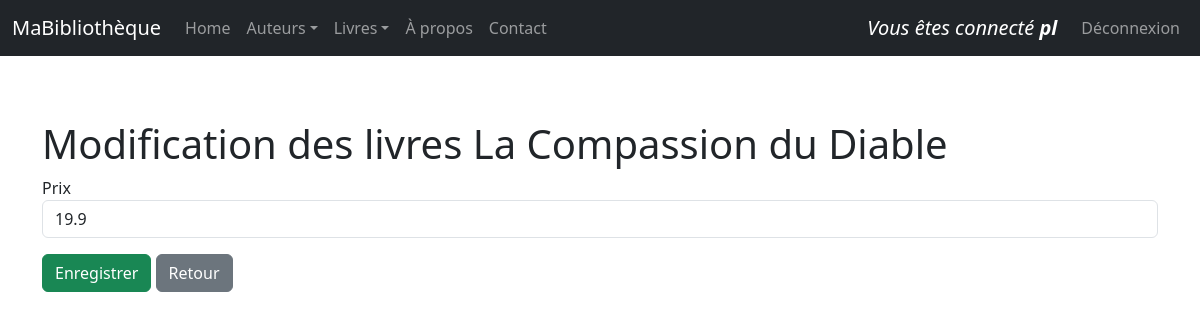
The page /livres/1/update/ (signed in) on the database its author committed.
### monApp/models.py (models this page shows, shortened)
class User(db.Model, UserMixin):
    Login = db.Column(db.String(50), primary_key=True)
    Password = db.Column(db.String(64))

class Livre(db.Model):
    idL = db.Column(db.Integer,primary_key=True)
    Prix = db.Column(db.Float)
    Titre = db.Column(db.String(255))
    Url = db.Column(db.String(255))
    Img = db.Column(db.String(255))
    auteur_id = db.Column(db.Integer,db.ForeignKey("auteur.idA"))
    auteur = db.relationship("Auteur",backref =db.backref("livres",lazy="dynamic"))

### monApp/views.py (the view)
@app.route('/livres/<idL>/update/')
@login_required
def updateLivre(idL):
    unLivre = Livre.query.get(idL)
    unForm = FormLivre(idL=unLivre.idL ,Titre = unLivre.Titre, Prix=unLivre.Prix,Url=unLivre.Url,Img=unLivre.Img,auteur_id=unLivre.auteur_id)
    unForm.auteur_id.choices = [(a.idA, a.Nom) for a in Auteur.query.order_by('Nom').all()]
    return render_template("livres_update.html",selectedLivre=unLivre, updateForm=unForm)

### monApp/forms.py
class FormLivre(FlaskForm):
    idL = HiddenField('idL')
    Titre = StringField('Titre', validators=[DataRequired(message="Le titre est obligatoire.")])
    Prix = FloatField('Prix', validators=[DataRequired(message="Le prix est obligatoire.")])
    Url = StringField('URL externe')
    Img = StringField("URL de l'image")
    auteur_id = SelectField('Auteur', coerce=int, validators=[DataRequired()])

### monApp/models.py (called while the page is built)
@login_manager.user_loader
def load_user(username):
    return User.query.get(username)

### monApp/templates/livres_update.html (shortened to what this page needs)
{% extends "base.html" %}
{% block main %}
<h1 >Modification des livres {{ selectedLivre.Titre }}</h1>
<form role="form" method="POST" action="{{url_for('saveLivre')}}">
    <div
    {% if updateForm.Prix.errors %}
        class="form-group has-error"
    {% else %}
        class="form-group mb-3"
    {% endif %}
    >
    {{ updateForm.Prix.label }}
    {{ updateForm.Prix(size =50, class_="form-control") }}
    </div>
    <input class ="btn btn-success" type="submit" value ="Enregistrer">
    <a href="{{ url_for('getLivres') }}" class="btn btn-secondary">Retour</a>
</form >
{% endblock %}

### monApp/templates/base.html (shortened to what this page needs)
<html>
    <head>
        <link rel="stylesheet" href="{{ url_for('static', filename='css/style.css') }}">
        <link href="https://cdn.jsdelivr.net/npm/bootstrap@5.3.0/dist/css/bootstrap.min.css" rel="stylesheet">
    </head>
    <body>
        {% block navbar %}
        <nav class="navbar navbar-expand-md navbar-dark bg-dark fixed-top">
            <div class="container-fluid">
                <a class="navbar-brand">MaBibliothèque</a>
                <div class="collapse navbar-collapse" id="mainNavbar">
                    <ul class="navbar-nav me-auto mb-2 mb-md-0">
                        <li class="nav-item">
                            <a class="nav-link" href="{{ url_for('index') }}">Home</a>
                        </li>
                        <li class="nav-item dropdown">
                            <a class="nav-link dropdown-toggle" href="#" id="auteursDropdown" role="button" data-bs-toggle="dropdown"
                            aria-expanded="false">Auteurs</a>
                        </li>
                        <li class="nav-item dropdown">
                            <a class="nav-link dropdown-toggle" href="#" id="livresDropdown" role="button" data-bs-toggle="dropdown"
                            aria-expanded="false">Livres</a>
                        </li>
                        <li class="nav-item">
                            <a class="nav-link" href="{{ url_for('about') }}">À propos</a>
                        </li>
                        <li class="nav-item">
                            <a class="nav-link" href="{{ url_for('contact') }}">Contact</a>
                        </li>
                    </ul>
                    <ul class="nav navbar-nav navbar-right">
                        {% if current_user.is_authenticated %}
                            <a class="navbar-brand">
                                <em>Vous êtes connecté <strong>{{ current_user.Login }}</strong></em>
                            </a>
                            <li class="nav-item">
                                <a class="nav-link" href="{{ url_for('logout') }}">Déconnexion</a>
                            </li>
                        {% else %}
                            <li class="nav-item">
                                <a class="nav-link" href="{{ url_for('login') }}">Se connecter</a>
                            </li>
                        {% endif %}
                    </ul>
                </div>
            </div>
        </nav>{% endblock %}
        {% block content %}
        <main id="main" role="main" class="container mt-5 pt-5">
            {% block main %}{% endblock %}
        </main>
        {% endblock %}
    </body>
</html>

### monApp/static/style.css (style rules this page uses)
#main { margin-top: 5em; }
body { font-family: sans-serif; }
h1 { color :red; }

### rows shown on the page
User: Login "pl"
Livre: Titre "La Compassion du Diable", Prix "19.9"

### other values the page prints
{{ updateForm.Prix.label }} "Prix"
